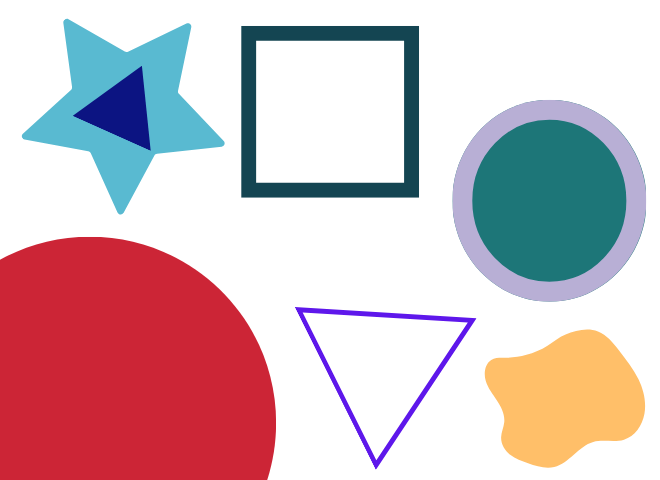
#> input picture Fig.png, 660 x 480 px
$ python contornos.py
#> lines starting #> are read from the running program, lines starting #| are printed output that depends on the picture; after the words box and inside, x2 and y2 are one past the last pixel; in counts of white or black regions, pixels touching at a corner belong together
import cv2

img = cv2.imread("Fig.png")
#> img is the input picture: shape (480, 660, 3); mean B, G, R 191.8, 187.1, 210.4
#Binarizar la imagen
imgCanny = cv2.Canny(img, 10, 50)
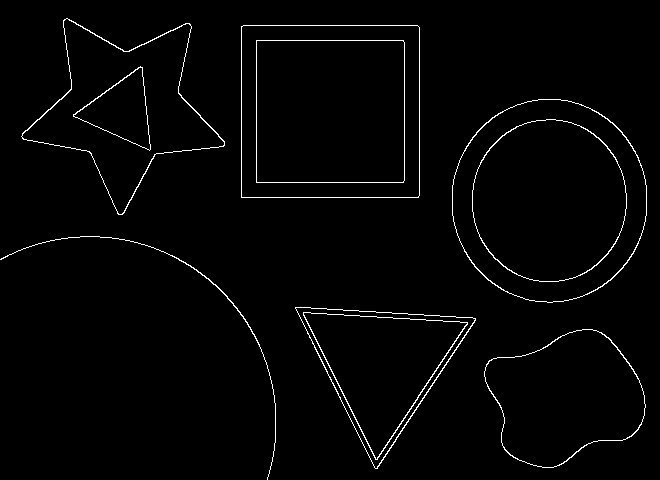
#> imgCanny: shape (480, 660); 1.9% white in thin lines or dots
imgCannyBGR = cv2.cvtColor(imgCanny, cv2.COLOR_GRAY2BGR)
#> imgCannyBGR: shape (480, 660, 3); 1.9% white in thin lines or dots
#Encontrar contornos
contornos, jerarquia= cv2.findContours(imgCanny, cv2.RETR_EXTERNAL, cv2.CHAIN_APPROX_SIMPLE)
#> contornos = 6 contours; box (x1, y1, x2, y2) and area: (452, 99, 647, 303) 31112, (241, 25, 420, 198) 30611, (21, 18, 225, 215) 18137, (484, 329, 646, 468) 15341, (295, 307, 476, 469) 14390, (0, 236, 276, 480) 78; jerarquia = [[1, -1, -1, -1], [2, 0, -1, -1], [3, 1, -1, -1], [4, 2, -1, -1], [5, 3, -1, -1], [-1, 4, -1, -1]]
print(len(contornos))
#| 6
print(jerarquia)
#| [[[ 1 -1 -1 -1]
#|   [ 2  0 -1 -1]
#|   [ 3  1 -1 -1]
#|   [ 4  2 -1 -1]
#|   [ 5  3 -1 -1]
#|   [-1  4 -1 -1]]]
#Dibujar contornos encontrados
for i in range(len(contornos)):
    cv2.drawContours(img, contornos, i, (0,255,0),4)
    cv2.imshow("Imagen", img)
    cv2.waitKey(0)
#> this loop made 6 passes
#> pass 1, `cv2.imshow("Imagen", img)`:
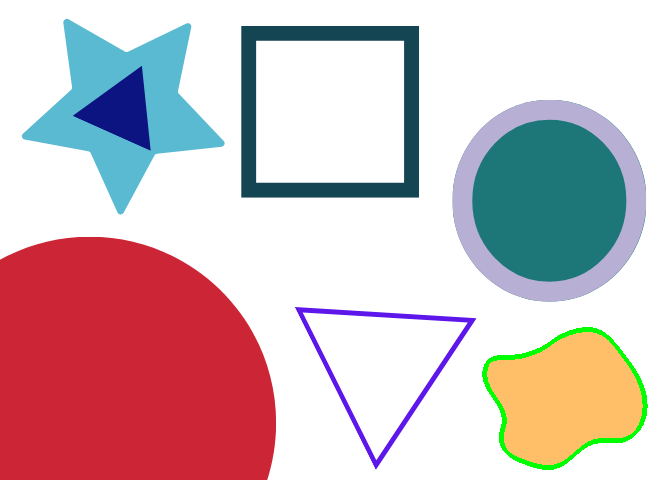
#> window 'Imagen': shape (480, 660, 3); mean B, G, R 190.5, 187.3, 208.7
#> pass 2, `cv2.imshow("Imagen", img)`:
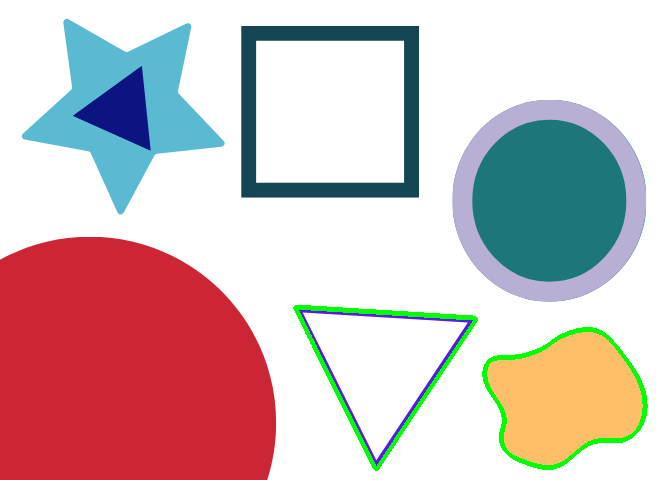
#> window 'Imagen': shape (480, 660, 3); mean B, G, R 188.6, 188.1, 207.3
#> after the loop:
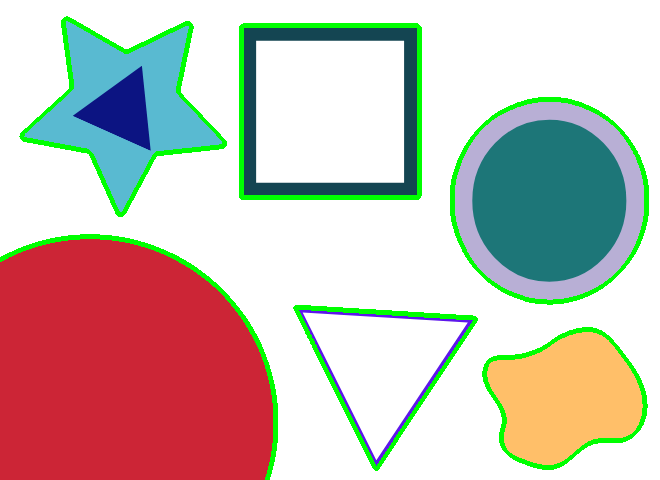
#> img: shape (480, 660, 3); 5.11% of pixels changed, all inside (x1, y1, x2, y2) = (0, 16, 649, 480)

cv2.destroyAllWindows()
